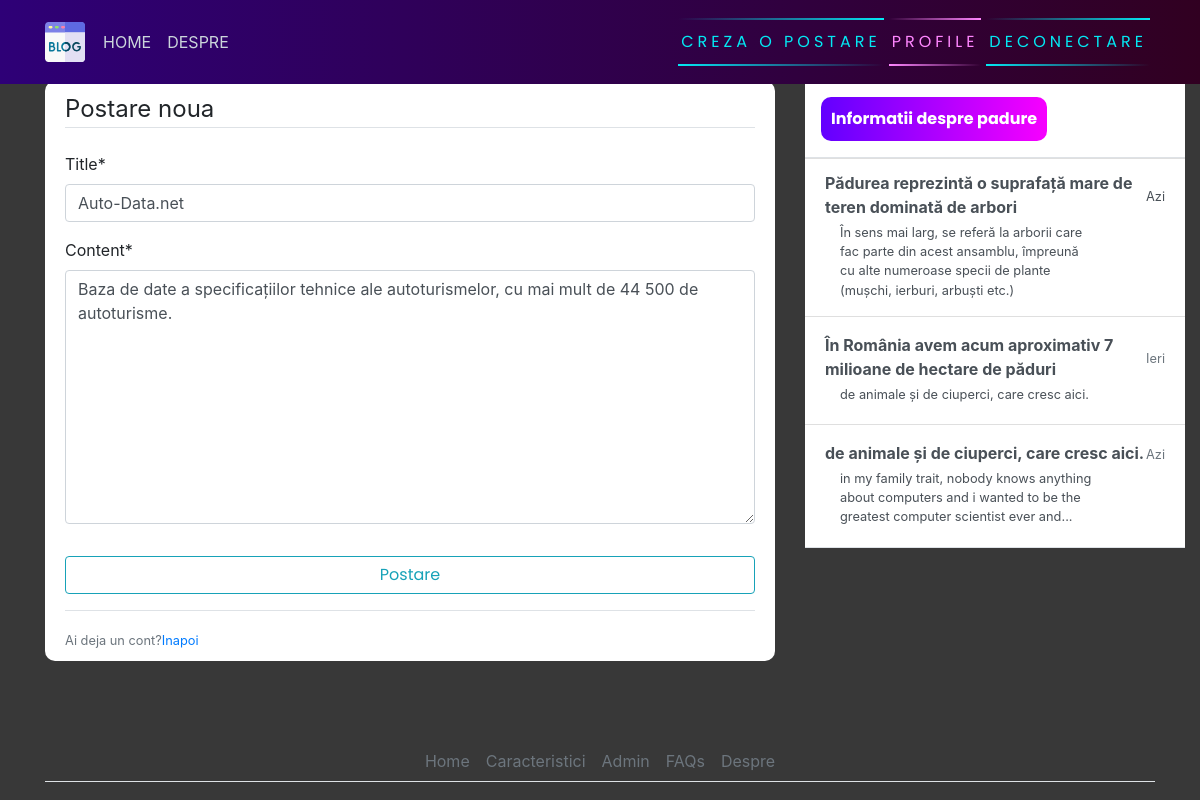
Page /post/4/update (signed in) on the committed database.
### blog/models.py (models this page shows, shortened)
class Post(models.Model):
    title = models.CharField(max_length=200)
    content = models.TextField()
    date_posted = models.DateTimeField(default=timezone.now())
    author = models.ForeignKey(User, on_delete=models.CASCADE)

### blog/views.py (the view, shortened to what this page needs)
# urls.py: path('post/<int:pk>/update', PostUpdateView.as_view(), name="blog-update"),
class PostUpdateView(LoginRequiredMixin, UserPassesTestMixin, UpdateView):
    model = Post
    fields = ['title', 'content']
    def test_func(self):
        post = self.get_object()
        if self.request.user == post.author:
            return True
        return False

### blog/templates/blog/post_form.html (shortened to what this page needs)
{% extends 'blog/base.html' %}
{% load crispy_forms_tags %}
{% block content %}
    <div class="content-section">
        <form action="" method="post">
            <fieldset class="form-group">
                <legend class="border-bottom mb-4">Postare noua</legend>
                {{ form|crispy }}
            </fieldset>
            <div class="form-group">
                <button class="btn btn-outline-info" type="submit">Postare</button>
            </div>
        </form>
        <div class="border-top pt-3">
            <small class="text-muted">Ai deja un cont?<a href="{% url 'blog-home' %}">Inapoi</a></small>
        </div>
    </div>
{% endblock content %}

### blog/static/blog/main.css (style rules this page uses)
body { background-color: rgb(56, 56, 56); margin-top: 5rem; background-size: contain; background-repeat: no-repeat; }
.content-section { background: #ffffff; padding: 10px 20px; border-radius: 10px; margin-bottom: 20px; }
button { font-family: 'Poppins', sans-serif; border: none; outline: 0; display: inline-block; padding: 8px; color: white; background-color: #000; text-align: center; cursor: pointer; width: 100%; font-size: 18px; transition: 1s; background: linear-gradient(270deg, rgb(247, 0, 255) 0%, rgb(98, 0, 255) 100%); }

### rows in the picture
Post: title "Auto-Data.net", content "Baza de date a specificațiilor tehnice ale autoturismelor, cu mai mult de 44 500 de autoturisme."
